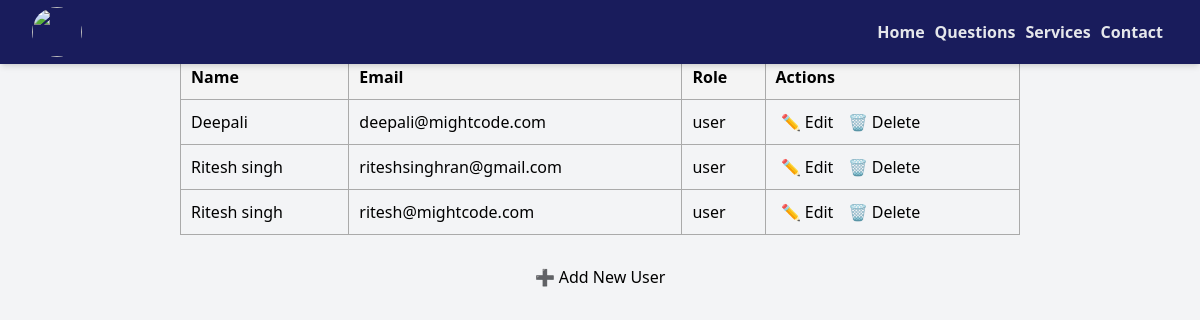
The page /admin_user.php on the database as committed earlier.
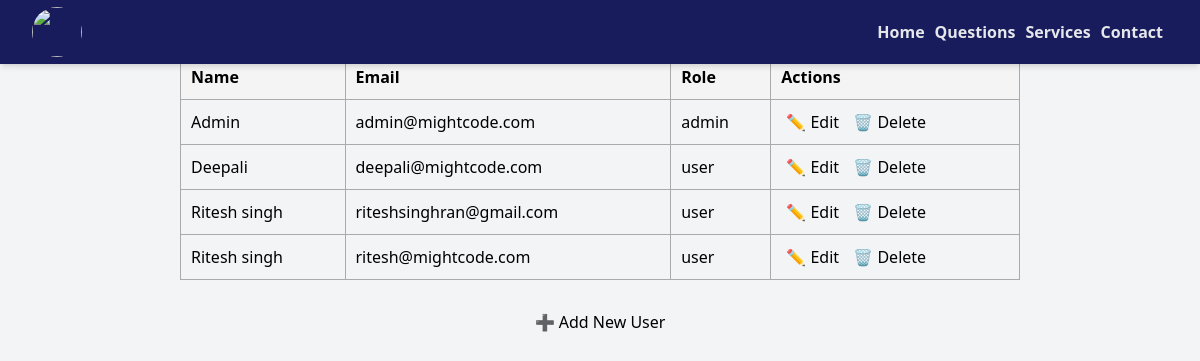
The same page on the database as committed later.
### tables this page shows
CREATE TABLE `regis` (
  `name` varchar(15) NOT NULL,
  `email` varchar(25) NOT NULL,
  `password` varchar(255) NOT NULL,
  `role` varchar(20) NOT NULL DEFAULT 'user'
);

### admin_user.php (the view, shortened to what this page needs)
<?php
include 'welcome.php';
$link = new mysqli('localhost', 'root', '', 'quiz');
$users = $link->query("SELECT name, email, role FROM regis ORDER BY role, name");
?>
<!DOCTYPE html>
<html>
<head>
</head>
<body>
    <h1 style="text-align:center;">Manage Users</h1>
    <table>
        <tr>
            <th>Name</th>
            <th>Email</th>
            <th>Role</th>
            <th>Actions</th>
        </tr>
        <?php while ($row = $users->fetch_assoc()): ?>
            <tr>
                <td><?= htmlspecialchars($row['name']) ?></td>
                <td><?= htmlspecialchars($row['email']) ?></td>
                <td><?= htmlspecialchars($row['role']) ?></td>
                <td>
                    <a href="edit_user.php?email=<?= urlencode($row['email']) ?>">✏ Edit</a>
                    <a href="delete_user.php?email=<?= urlencode($row['email']) ?>" onclick="return confirm('Are you sure?')">🗑 Delete</a>
                </td>
            </tr>
        <?php endwhile; ?>
    </table>
    <p style="text-align:center;">
        <a href="add_user.php">➕ Add New User</a>
    </p>
</body>
</html>

Rows that differ between the two databases and show on the page:
added regis: name "Admin", email "admin@mightcode.com", role "admin"
